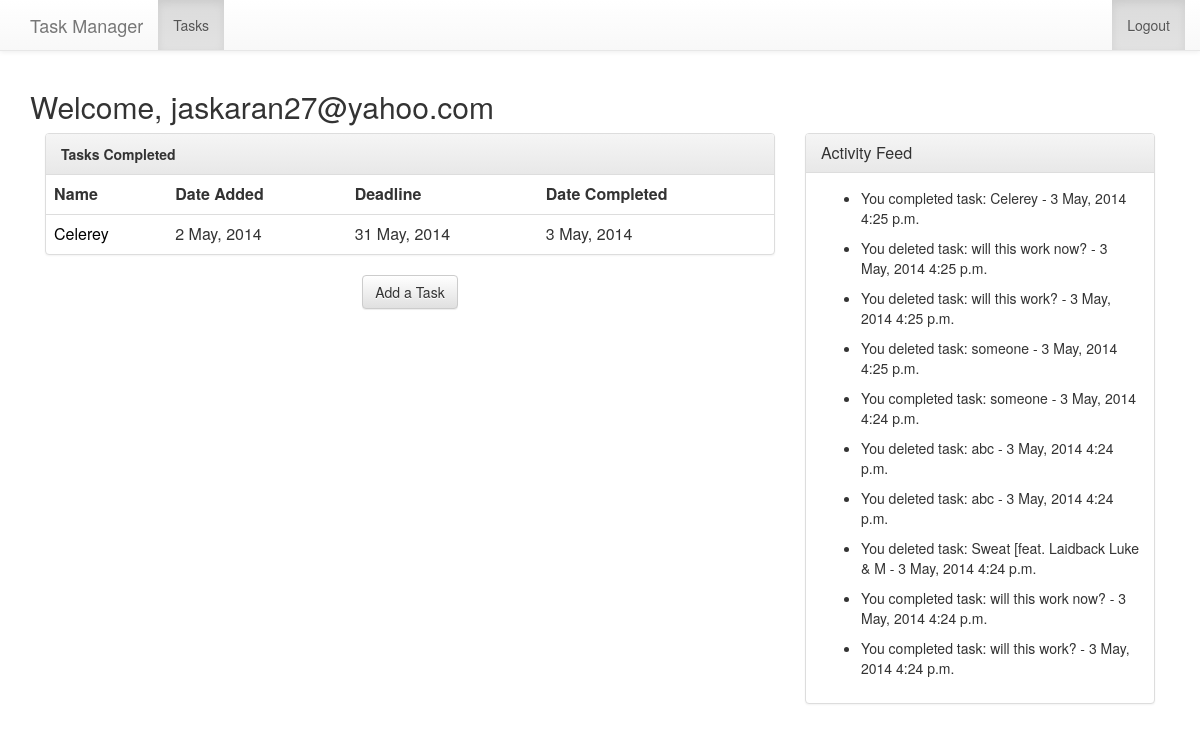
The app's page /tasks/ (signed in) with its own data.
### taskmanager/models.py (models this page shows, shortened)
class MyUser(AbstractBaseUser):
    email = models.EmailField(
        verbose_name='email address',
        max_length=255,
        unique=True,
    )
    name = models.CharField(max_length=20)
    is_active = models.BooleanField(default=True)
    is_admin = models.BooleanField(default=False)
    objects = MyUserManager()
    USERNAME_FIELD = 'email'
    REQUIRED_FIELDS = ['name']

class Task(models.Model):
	user = models.ForeignKey(settings.AUTH_USER_MODEL)
	name = models.CharField(max_length=50)
	deadline = models.DateField()
	date_completed = models.DateField(blank=True, null=True)
	date_added = models.DateField(auto_now_add=True)
	completed = models.BooleanField(default=False)

class Feed(models.Model):
	user = models.ForeignKey(settings.AUTH_USER_MODEL)
	activity = models.CharField(max_length=100)
	timestamp = models.DateTimeField(auto_now_add=True)

### taskmanager/views.py (the view, shortened to what this page needs)
# urls.py: url(r'^tasks/$', 'taskmanager.views.tasks', name='tasks'),
@login_required
def tasks(request):
	tasks_remaining = Task.objects.filter(user=request.user, completed=False)
	tasks_completed = Task.objects.filter(user=request.user, completed=True)
	feed_list = Feed.objects.filter(user=request.user).order_by('-timestamp')[:10]
	return render(request, 'taskmanager/tasks.html', {'tasks_remaining': tasks_remaining, 'tasks_completed': tasks_completed, 'feed_list': feed_list })

### templates/taskmanager/tasks.html (shortened to what this page needs)
<html lang="en">
	<head>
		<link rel="stylesheet" href="//netdna.bootstrapcdn.com/bootstrap/3.1.1/css/bootstrap.min.css">
		<link rel="stylesheet" href="//netdna.bootstrapcdn.com/bootstrap/3.1.1/css/bootstrap-theme.min.css">
	</head>
	<body>
		<div class="navbar navbar-default navbar-fixed-top" role="navigation">
			<div class="container">
				<div class="navbar-header">
					<a class="navbar-brand" href="#">Task Manager</a>
				</div>
				<div class="navbar-collapse collapse">
					<ul class="nav navbar-nav">
						<li class="active"><a href="#">Tasks</a></li>
					</ul>
					<ul class="nav navbar-nav navbar-right">
						<li class="active"><a href="/logout/">Logout</a></li>
					</ul>
				</div>
			</div>
		</div>
		<div class="container" style="margin-top:70px;">
			<h2>Welcome, {{ user }}</h2>
			{% if tasks_remaining or tasks_completed %}
				{% if tasks_completed %}
				{% if not tasks_remaining %}
				<div class="col-md-8">
				{% endif %}
					<div class="panel panel-default">
						<div class="panel-heading"><strong>Tasks Completed</strong></div>
							<table class="table">
								<tr>
									<form action="" method="POST">
										<th><button type="submit" name="name" style="padding: 0; border: none; background: none;">Name</button></th>
										<th><button type="submit" name="date_added" style="padding: 0; border: none; background: none;">Date Added</button></th>
										<th><button type="submit" name="deadline" style="padding: 0; border: none; background: none;">Deadline</button></th>
										<th><button type="submit" name="date_completed" style="padding: 0; border: none; background: none;">Date Completed</button></th>
									</form>
								</tr>
								{% for task in tasks_completed %}
								<tr>
									<td><a href="/tasks/{{ task.id }}/" style="color:black;">{{ task.name }}</a></td>
									<td>{{ task.date_added|date:"j M, Y" }}</td>
									<td>{{ task.deadline|date:"j M, Y" }}</td>
									<td>{{ task.date_completed|date:"j M, Y" }}</td>
								</tr>
								{% endfor %}
							</table>
					</div>
				{% endif %}
					<div align="center">
						<a href="/tasks/add/" class="btn bt-lg btn-default">Add a Task</a>
					</div>
					<br>
					<br>
				</div>
				{% if feed_list %}
				<div class="col-md-4">
					<div class="panel panel-default">
						<div class="panel-heading">
							<h3 class="panel-title">Activity Feed</h3>
						</div>
						<div class="panel-body">
						{% for feed in feed_list %}
						<ul>
							<li>{{ feed.activity}} - {{ feed.timestamp|date:"j M, Y P" }}</li>
						</ul>
						{% endfor %}
						</div>
					</div>
				</div>
				{% endif %}
			{% endif %}
		</div>
	</body>
</html>

### records on screen
MyUser: email "jaskaran27@yahoo.com"
Task: name "Celerey", date_added "2 May, 2014", deadline "31 May, 2014", date_completed "3 May, 2014"
Feed: activity "You completed task: Celerey", timestamp "3 May, 2014 4:25 p.m."
Feed: activity "You deleted task: will this work now?", timestamp "3 May, 2014 4:25 p.m."
Feed: activity "You deleted task: will this work?", timestamp "3 May, 2014 4:25 p.m."
Feed: activity "You deleted task: someone", timestamp "3 May, 2014 4:25 p.m."
Feed: activity "You completed task: someone", timestamp "3 May, 2014 4:24 p.m."
Feed: activity "You deleted task: abc", timestamp "3 May, 2014 4:24 p.m."
Feed: activity "You deleted task: abc", timestamp "3 May, 2014 4:24 p.m."
Feed: activity "You deleted task: Sweat [feat. Laidback Luke & M", timestamp "3 May, 2014 4:24 p.m."
Feed: activity "You completed task: will this work now?", timestamp "3 May, 2014 4:24 p.m."
Feed: activity "You completed task: will this work?", timestamp "3 May, 2014 4:24 p.m."
